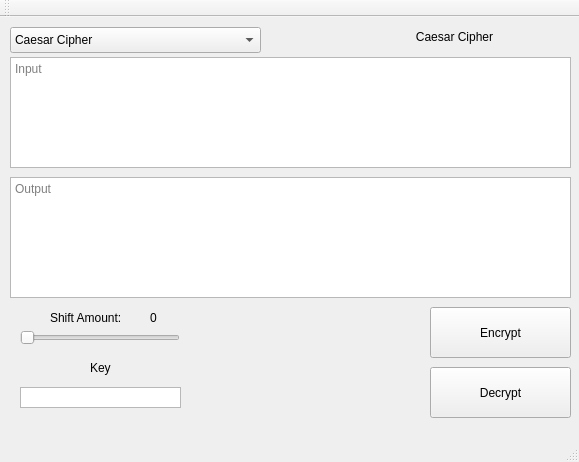
<?xml version="1.0" encoding="UTF-8"?>
<ui version="4.0">
 <class>MainWindow</class>
 <widget class="QMainWindow" name="MainWindow">
  <property name="geometry">
   <rect>
    <x>0</x>
    <y>0</y>
    <width>579</width>
    <height>462</height>
   </rect>
  </property>
  <property name="windowTitle">
   <string>myCrypt Tool</string>
  </property>
  <widget class="QWidget" name="centralWidget">
   <widget class="QPlainTextEdit" name="inputField">
    <property name="geometry">
     <rect>
      <x>10</x>
      <y>40</y>
      <width>561</width>
      <height>111</height>
     </rect>
    </property>
    <property name="placeholderText">
     <string>Input</string>
    </property>
   </widget>
   <widget class="QTextBrowser" name="outputField">
    <property name="geometry">
     <rect>
      <x>10</x>
      <y>160</y>
      <width>561</width>
      <height>121</height>
     </rect>
    </property>
    <property name="placeholderText">
     <string>Output</string>
    </property>
   </widget>
   <widget class="QPushButton" name="encryptButton">
    <property name="geometry">
     <rect>
      <x>430</x>
      <y>290</y>
      <width>141</width>
      <height>51</height>
     </rect>
    </property>
    <property name="text">
     <string>Encrypt</string>
    </property>
   </widget>
   <widget class="QSlider" name="shiftSlider">
    <property name="geometry">
     <rect>
      <x>20</x>
      <y>310</y>
      <width>160</width>
      <height>22</height>
     </rect>
    </property>
    <property name="maximum">
     <number>25</number>
    </property>
    <property name="orientation">
     <enum>Qt::Horizontal</enum>
    </property>
   </widget>
   <widget class="QLabel" name="shiftAmountLabel">
    <property name="geometry">
     <rect>
      <x>50</x>
      <y>290</y>
      <width>91</width>
      <height>21</height>
     </rect>
    </property>
    <property name="text">
     <string>Shift Amount:</string>
    </property>
   </widget>
   <widget class="QLabel" name="label_cryptType">
    <property name="geometry">
     <rect>
      <x>339</x>
      <y>10</y>
      <width>231</width>
      <height>20</height>
     </rect>
    </property>
    <property name="text">
     <string>Caesar Cipher</string>
    </property>
    <property name="alignment">
     <set>Qt::AlignCenter</set>
    </property>
   </widget>
   <widget class="QLabel" name="sliderValueLabel">
    <property name="geometry">
     <rect>
      <x>150</x>
      <y>290</y>
      <width>31</width>
      <height>21</height>
     </rect>
    </property>
    <property name="text">
     <string>0</string>
    </property>
   </widget>
   <widget class="QComboBox" name="cryptDropDown">
    <property name="geometry">
     <rect>
      <x>10</x>
      <y>10</y>
      <width>251</width>
      <height>26</height>
     </rect>
    </property>
    <property name="currentText">
     <string>Caesar Cipher</string>
    </property>
    <property name="currentIndex">
     <number>0</number>
    </property>
    <item>
     <property name="text">
      <string>Caesar Cipher</string>
     </property>
    </item>
    <item>
     <property name="text">
      <string>Vigenere</string>
     </property>
    </item>
   </widget>
   <widget class="QPlainTextEdit" name="keyInputField">
    <property name="geometry">
     <rect>
      <x>20</x>
      <y>370</y>
      <width>161</width>
      <height>21</height>
     </rect>
    </property>
    <property name="centerOnScroll">
     <bool>true</bool>
    </property>
    <property name="placeholderText">
     <string/>
    </property>
   </widget>
   <widget class="QLabel" name="keyLabel">
    <property name="geometry">
     <rect>
      <x>90</x>
      <y>340</y>
      <width>31</width>
      <height>21</height>
     </rect>
    </property>
    <property name="text">
     <string>Key</string>
    </property>
   </widget>
   <widget class="QPushButton" name="decryptButton">
    <property name="geometry">
     <rect>
      <x>430</x>
      <y>350</y>
      <width>141</width>
      <height>51</height>
     </rect>
    </property>
    <property name="text">
     <string>Decrypt</string>
    </property>
   </widget>
  </widget>
  <widget class="QMenuBar" name="menuBar">
   <property name="geometry">
    <rect>
     <x>0</x>
     <y>0</y>
     <width>579</width>
     <height>22</height>
    </rect>
   </property>
  </widget>
  <widget class="QToolBar" name="mainToolBar">
   <attribute name="toolBarArea">
    <enum>TopToolBarArea</enum>
   </attribute>
   <attribute name="toolBarBreak">
    <bool>false</bool>
   </attribute>
  </widget>
  <widget class="QStatusBar" name="statusBar"/>
 </widget>
 <layoutdefault spacing="6" margin="11"/>
 <resources/>
 <connections/>
</ui>
